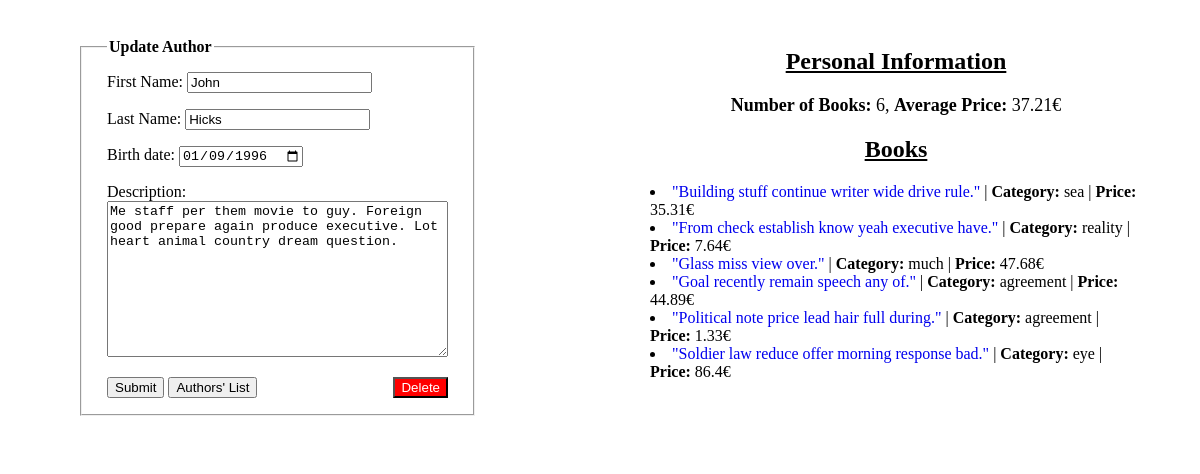
Screenshot of /update_author/2 with the database file from the repository.
### core/models.py (models this page shows)
class Author(models.Model):
    first_name = models.CharField(verbose_name='First Name', max_length=50)
    last_name = models.CharField(verbose_name='Last Name', max_length=50)
    birth_date = models.DateField(verbose_name='Birth Date')
    description = models.TextField(verbose_name='Description', blank=True)
    created_at = models.DateTimeField(auto_now_add=True)
    updated_at = models.DateTimeField(auto_now=True)
    def __str__(self) -> str:
        return f'{self.last_name} {self.first_name}'

class Book(models.Model):
    author = models.ForeignKey(Author, on_delete=models.CASCADE)
    title = models.CharField(verbose_name='Title', max_length=80)
    pub_date = models.DateField(verbose_name='Pub Date')
    price = models.FloatField(verbose_name='Price')
    is_published = models.BooleanField(default=True)
    category = models.ForeignKey(Category, on_delete=models.CASCADE)
    description = models.TextField(verbose_name='Description', blank=True)
    created_at = models.DateTimeField(auto_now_add=True)
    updated_at = models.DateTimeField(auto_now=True)
    def __str__(self) -> str:
        return self.title

class Category(models.Model):
    name = models.CharField(verbose_name='Name', max_length=50, unique=True)
    description = models.TextField(verbose_name='Description', blank=True)
    created_at = models.DateTimeField(auto_now_add=True)
    updated_at = models.DateTimeField(auto_now=True)
    def __str__(self):
        return self.name
    class Meta:
        verbose_name_plural = 'Categories'

### core/views.py (the view, shortened to what this page needs)
# urls.py: path("update_author/<int:author_id>", views.UpdateAuthorView.as_view(), name='update-author'),
class UpdateAuthorView(View):
    def choose_author(self, author_id):
        return Author.objects.prefetch_related(
                                                Prefetch(
                                                            'book_set',
                                                            queryset = Book.objects.select_related('category').order_by('title')
                                                )).get(id=author_id)
    def rendered_data(self, form, author):
        return {
                    'page_title': 'Update Author',
                    'legend_tag': 'Update Author',
                    'form': form,
                    'author_id': author.id,
                    'delete_modal_title': 'Delete Author',
                    'delete_modal_message': f'Are you sure you want to delete {author} and his/her books?',
                    'num_of_books': author.book_set.all().count(),
                    'books_avg_price': avg_price(author.book_set.all()),
                    'author_books': author.book_set.all()
                }
    def get(self, request, author_id):
        try:
            author = self.choose_author(author_id)
        except Author.DoesNotExist:
            messages.error(request, f'There is no any author with id: {author_id}.')
            return redirect('authors-list')
        else:
            particular_author_data = {
                                        'first_name': author.first_name,
                                        'last_name': author.last_name,
                                        'birth_date': author.birth_date,
                                        'description': author.description
                                                                            }
            initial_form = UpdateAuthorForm(initial=particular_author_data)
            return render(request, 'core/author_form.html', self.rendered_data(initial_form, author))

### core/forms.py (shortened to what this page needs)
class UpdateAuthorForm(forms.ModelForm):
    birth_date = forms.DateField(widget=NumberInput(attrs={'type': 'date'}))
    class Meta:
        model = Author
        exclude = ['created_at', 'updated_at']

### core/utils.py (called while the page is built)
def avg_price(books):
    if books.count() == 0:
        return 0
    else:
        sum = 0
        for book in books:
            sum = sum + book.price
        return round(sum/books.count(), 2)

### core/templates/core/author_form.html (shortened to what this page needs)
{% extends 'core/base.html' %}
{% load static %}
{% block css %}
    <link rel="stylesheet" type="text/css" href="{% static 'core/css/base_style.css' %}">
    <link rel="stylesheet" type="text/css" href="{% static 'core/css/forms.css' %}">
    <link rel="stylesheet" type="text/css" href="{% static 'core/css/delete_modal.css' %}">
{% endblock %}
{% block left-content %}
    <form action="" method="post">
        <fieldset>
            <legend><b>{{legend_tag}}</b></legend>
            {% for field in form %}
                <p>{{field.label_tag}} {{field}} {{field.errors}}<p>
            {% endfor %}
            <input type="submit" value="Submit">
            <a href="{% url 'authors-list' %}"> <button type="button">Authors' List</button> </a>
            {% if legend_tag == 'Update Author' %}
                <button type="button" id="delete" onclick="document.getElementById('delete_modal').style.display='block'">Delete</button>
            {% endif %}
        </fieldset>
    </form>
{% endblock %}
{% block right-content %}
    {% if page_title == 'Update Author' %}
        <h2>Personal Information</h2>
        <p id="info">
            <b>Number of Books:</b> {{num_of_books}}, <b>Average Price:</b> {{books_avg_price}}€
        </p>
        {% if author_books %}
            <h2>Books</h2>
            {% for book in author_books %}
                <li id="book_list">
                    <a href="{% url 'update-book' book.id %}">"{{book}}"</a> | <b>Category:</b> {{book.category}} |
                    <b>Price:</b> {{book.price}}€
                </li>
            {% endfor %}
        {% endif %}
    {% endif %}
{% endblock %}

### core/templates/core/base.html (shortened to what this page needs)
<!DOCTYPE html>
<html lang="en">
    <head>
        <link rel="stylesheet" href="https://use.fontawesome.com/releases/v5.15.4/css/all.css"
/>
        {% block css %}{% endblock %}
    </head>
    <body>
        <div class="row">
            <div class="column left">
                <ol>
                    {% block left-content %}{% endblock %}
                </ol>
            </div>
            <div class="column right">
                {% block right-content %}{% endblock %}
            </div>
        </div>
    </body>
</html>

### core/static/core/css/base_style.css (style rules this page uses)
* { box-sizing: border-box; }
.column { float: left; padding: 0px; }
.left { width: 50%; }
.right { width: 50%; text-align: right; padding: 20px 50px; }
.row:after { content: ""; display: table; clear: both; }

### core/static/core/css/forms.css (style rules this page uses)
form { margin: 30px; }
fieldset { width: 23%; padding: 0 25px; }
#delete { background-color: red; color: white; float: right; }
h2 { text-align: center; text-decoration: underline; }
#info { text-align: center; font-size: large; }
#book_list { text-align: left; }
a { text-decoration: none; }

### core/static/core/css/delete_modal.css (style rules this page uses)
* { box-sizing: border-box; }

### rows the page displays
Author: form "John" "Hicks" "01/09/1996" "Me staff per them movie to guy. Foreign good prepare again produce executive. Lot heart animal country dream question."
Book: title "Building stuff continue writer wide drive rule.", category "sea", price "35.31"
Book: title "From check establish know yeah executive have.", category "reality", price "7.64"
Book: title "Glass miss view over.", category "much", price "47.68"
Book: title "Goal recently remain speech any of.", category "agreement", price "44.89"
Book: title "Political note price lead hair full during.", category "agreement", price "1.33"
Book: title "Soldier law reduce offer morning response bad.", category "eye", price "86.4"

### other values shown
{{ legend_tag }} "Update Author"
{{ field.label_tag }} "First Name:" "Last Name:" "Birth date:" "Description:"
{{ num_of_books }} "6"
{{ books_avg_price }} "37.21"
